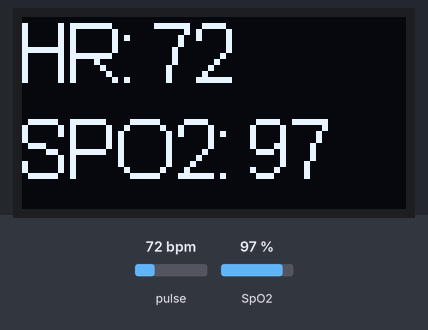
Bench run of a sketch on a simulated Arduino Uno, built with avr-gcc and run on an emulated ATmega328P. On the bench: 128×64 one-colour display. The test bench sets the inputs (shaded band); at power-on: pulse 72 bpm, SpO2 97 %. What the sketch prints to the serial monitor is not drawn.

Above: at 5.6 s.
5.7 s: pulse set to 42 bpm
At 6.5 s:
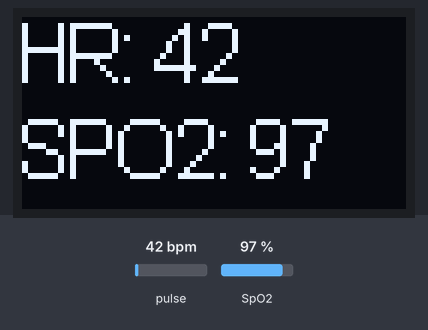
7.5 s: SpO2 set to 80 %
At 9.2 s:
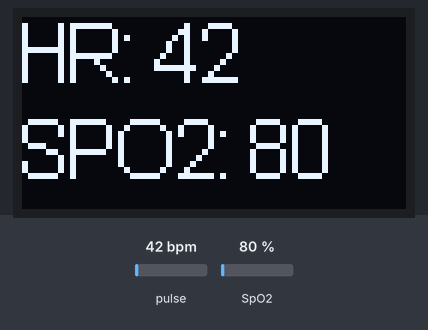
9.5 s: pulse set to 70 bpm
At 10.7 s:
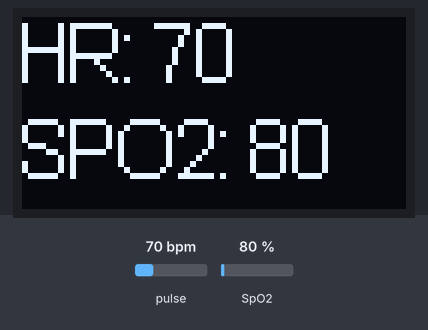
11.5 s: SpO2 set to 85 %
At 13.4 s:
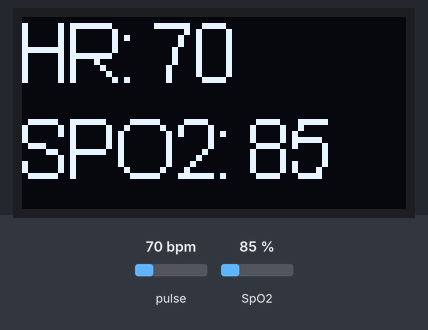
Timing chart, 0 to 14.5 s (numbered marks = the images above; inputs shaded):
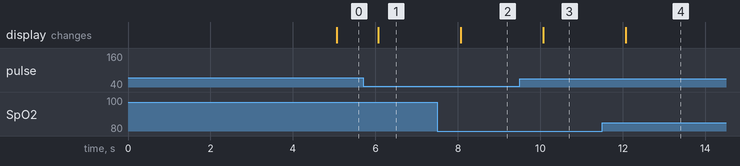

Measured:
- after the input at 5.7 s, the display: changes after 0.37 s (image 1)
- after the input at 7.5 s, the display: changes after 0.57 s (image 2)
- after the input at 9.5 s, the display: changes after 0.57 s (image 3)
- after the input at 11.5 s, the display: changes after 0.57 s (image 4)

The sketch:

code.ino
```cpp
#include <Wire.h>
#include "MAX30105.h"
#include "spo2_algorithm.h"
#include "SSD1306Ascii.h"
#include "SSD1306AsciiWire.h"

MAX30105 particleSensor;
SSD1306AsciiWire oled;

#define MAX_BRIGHTNESS 255

#if defined(__AVR_ATmega328P__) || defined(__AVR_ATmega168__)
uint16_t irBuffer[100]; //infrared LED sensor data
uint16_t redBuffer[100];  //red LED sensor data
#else
uint32_t irBuffer[100]; //infrared LED sensor data
uint32_t redBuffer[100];  //red LED sensor data
#endif

int32_t spo2; //SPO2 值
int8_t validSPO2; //顯示 SPO2 計算是否有效的指示器
int32_t heartRate; //心率值
int8_t validHeartRate; //顯示心率計算是否有效的指標

void setup()
{
  Serial.begin(115200);

  oled.begin(&Adafruit128x64, 0x3C);
  oled.setFont(Arial14);

  // 初始化感測器
  if (!particleSensor.begin(Wire, I2C_SPEED_FAST)) //Use default I2C port, 400kHz speed
  {
    Serial.println(F("MAX30105 was not found. Please check wiring/power."));
    while (1);
  }

  particleSensor.setup(60, 4, 2, 100, 411, 4096); //Configure sensor with these settings
}

void loop()
{

  //read the first 50 samples, and determine the signal range
  for (byte i = 0 ; i < 100 ; i++)
  {
    while (particleSensor.available() == false) //do we have new data?
      particleSensor.check(); //Check the sensor for new data

    redBuffer[i] = particleSensor.getRed();
    irBuffer[i] = particleSensor.getIR();
    particleSensor.nextSample(); //We're finished with this sample so move to next sample
    Serial.print(F("red="));
    Serial.print(redBuffer[i], DEC);
    Serial.print(F(", ir="));
    Serial.println(irBuffer[i], DEC);
  }

  //在前 50 個樣本（樣本的前 4 秒）後計算心率和 SpO2
  maxim_heart_rate_and_oxygen_saturation(irBuffer, 100, redBuffer, &spo2, &validSPO2, &heartRate, &validHeartRate);

  //從 MAX30102 連續採樣。 每 1 秒計算一次心率和 SpO2
  while (1)
  {
    //將前 25 組樣本轉儲到內存中，並將後 25 組樣本移到頂部
    for (byte i = 25; i < 100; i++)
    {
      redBuffer[i - 25] = redBuffer[i];
      irBuffer[i - 25] = irBuffer[i];
    }

    //在計算心率之前取25組樣本
    for (byte i = 75; i < 100; i++)
    {
      while (particleSensor.available() == false) //檢查是否有新數據
        particleSensor.check(); //檢查傳感器是否有新數據

      redBuffer[i] = particleSensor.getRed();
      irBuffer[i] = particleSensor.getIR();
      particleSensor.nextSample();
      Serial.print(F("red="));
      Serial.print(redBuffer[i], DEC);
      Serial.print(F(", ir="));
      Serial.print(irBuffer[i], DEC);

      Serial.print(F(", HR="));
      Serial.print(heartRate, DEC);

      Serial.print(F(", HRvalid="));
      Serial.print(validHeartRate, DEC);

      Serial.print(F(", SPO2="));
      Serial.print(spo2, DEC);

      Serial.print(F(", SPO2Valid="));
      Serial.println(validSPO2, DEC);

    }

    //收集 25 個新樣本後重新計算 HR 和 SP02
    maxim_heart_rate_and_oxygen_saturation(irBuffer, 100, redBuffer, &spo2, &validSPO2, &heartRate, &validHeartRate);
    printToScreen();
  }
}

void printToScreen() {
  oled.clear();
  oled.setCursor(0, 0);
  oled.set2X();
  if (validSPO2 && validHeartRate) {
    oled.print(F("HR: ")); oled.println(heartRate, DEC);
    oled.print(F("SPO2: ")); oled.println(spo2, DEC);
  } else {
    oled.print(F("Not valid"));
  }
}
```
